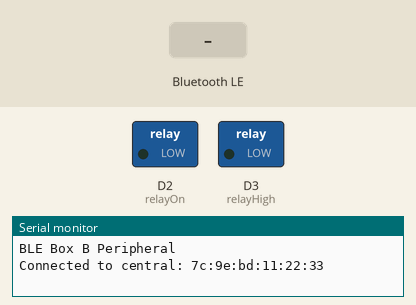
Simulated run of this sketch. Board: Arduino Nano 33 IoT. On the bench: switched loads named in the sketch (green lamp = pin HIGH), the last lines printed to the serial monitor. Inputs (shaded band) come from the test bench. Nothing arrives over Bluetooth unless stated; a phone connects over Bluetooth LE 3 s after start.

Above: at 3.8 s.
3.9 s: Bluetooth LE write "1" received
At 4.9 s:
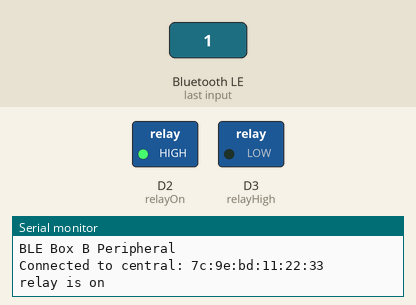
5.4 s: Bluetooth LE write "2" received
At 6.1 s:
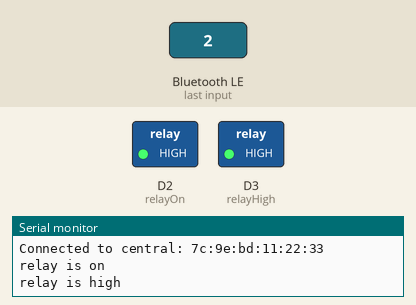
6.9 s: Bluetooth LE write "0" received
At 7.02 s:
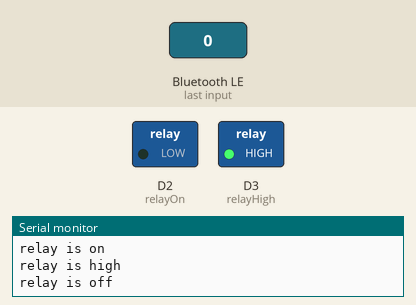
Timing chart, 0 to 9.9 s (numbered marks = the images above; inputs shaded):
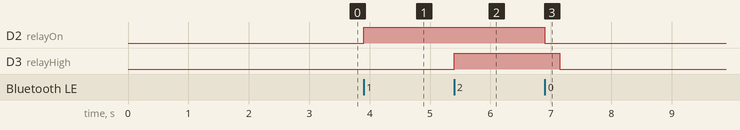

The sketch:

Relay_Peripheral.ino
```cpp
#include <ArduinoBLE.h>

//relay 1
//char* setupName = "Box_1";
//char* serialInfo = "BLE Box A Peripheral";
//char* serviceUUID = "17C55463-63CA-44B8-8268-2106F3487B7F";
//char* relayUUID = "A2492DEF-1AA4-41EA-AB67-CCB0765F076F";
//char* redUUID = "4C5E134B-85E6-4A25-AE26-4AB0EC29FC6E";
//char* greenUUID = "5516772C-1380-4876-B647-77B9188F6DB9";
//char* blueUUID = "98D873A2-D1CA-4F5B-B5AC-26925F3F0FF4";
//char* whiteUUID = "7C5343B2-1423-466C-939C-5A694C3BB765";

//relay 2
char* setupName = "Box_2";
char* serialInfo = "BLE Box B Peripheral";
char* serviceUUID = "BEEA1B66-8C67-459B-8BC4-1803FD4A2353";
char* relayUUID = "A7F36347-E5A3-40DA-A991-A50D7311FBBE";
char* redUUID = "D0832607-A4CE-4BE0-9DE3-8616B6FBD14C";
char* greenUUID = "0C6A8A55-5936-41A7-9399-83CA405D6DB1";
char* blueUUID = "E9240E9B-85FB-471B-8D0E-6BAD461B0F8C";
char* whiteUUID = "96948042-DBD7-41CC-A3A8-7D601886EDD3";

int relayOn = 2;
int relayHigh = 3;

bool isOn = false;
bool isHigh = false;

bool isVol = false;
bool isHighVol = false;

int delayVal = 250;

//Service and characteristics for acceleromter
BLEService relayService(serviceUUID); // BLE accelerometer Service
BLEIntCharacteristic relayChar(relayUUID, BLERead | BLEWrite); // BLE characteristic for
BLEIntCharacteristic redChar(redUUID, BLERead | BLEWrite); // BLE characteristic for
BLEIntCharacteristic greenChar(greenUUID, BLERead | BLEWrite); // BLE characteristic for
BLEIntCharacteristic blueChar(blueUUID, BLERead | BLEWrite); // BLE characteristic for
BLEIntCharacteristic whiteChar(whiteUUID, BLERead | BLEWrite); // BLE characteristic for

void setup() {

  Serial.begin(9600);
  //while (!Serial);

  pinMode(relayOn, OUTPUT);
  pinMode(relayHigh, OUTPUT);
  digitalWrite(relayOn, LOW);
  digitalWrite(relayHigh, LOW);

  // begin initialization for BLE
  if (!BLE.begin()) {
    Serial.println("starting BLE failed!");

    while (1);
  }

  // set advertised local name and service UUID:
  BLE.setLocalName(setupName);
  BLE.setAdvertisedService(serviceUUID);

  // add the characteristic to the service
  relayService.addCharacteristic(relayChar);
  relayService.addCharacteristic(redChar);
  relayService.addCharacteristic(blueChar);
  relayService.addCharacteristic(greenChar);
  relayService.addCharacteristic(whiteChar);

  Serial.println(serialInfo);

  BLE.addService(relayService);

  relayChar.writeValue(0);
  redChar.writeValue(0);
  blueChar.writeValue(0);
  greenChar.writeValue(0);
  whiteChar.writeValue(0);

  // start advertising
  BLE.advertise();
}

void loop() {

  BLEDevice central = BLE.central();

  // if a central is connected to peripheral:
  if (central) {
    Serial.print("Connected to central: ");
    // print the central's MAC address:
    Serial.println(central.address());

    // while the central is still connected to peripheral:
    while (central.connected()) {
      //Serial.println(central.connected());
      if (relayChar.written()) {
        //Serial.println("written");
        if (relayChar.value() == 0) {
          isVol = false;
          isHighVol = false;
        } else if (relayChar.value() == 1) {
          isVol = true;
          isHighVol = false;
        } else {
          isVol = true;
          isHighVol = true;
        }

        //turn on
        if(isVol && !isOn){
            digitalWrite(relayOn, HIGH);
            isOn = true;
            Serial.println("relay is on");
            delay(delayVal);}

        //turn off
        if(!isVol && isOn){
            digitalWrite(relayOn, LOW);
            isOn = false;
            Serial.println("relay is off");
            delay(delayVal);}

        //turn high
        if(isHighVol && !isHigh){
            digitalWrite(relayHigh, HIGH);
            isHigh = true;
            Serial.println("relay is high");
            delay(delayVal);}

        //turn low
        if(!isHighVol && isHigh){
            digitalWrite(relayHigh, LOW);
            isHigh = false;
            Serial.println("relay is low");
            delay(delayVal);}

      }
    }
  }

  //turn on
  //  digitalWrite(relayOn, HIGH);
  //  //turn high
  //  digitalWrite(relayHigh, HIGH);
  //  //turn low
  //  digitalWrite(relayHigh, LOW);
  //  //turn off
  //  digitalWrite(relayOn, LOW);
}
```

Measured:
- after the input at 3.9 s, D2 (relayOn): LOW → HIGH at once
- after the input at 5.4 s, D3 (relayHigh): LOW → HIGH at once
- after the input at 6.9 s, D2 (relayOn): HIGH → LOW at once; D3 (relayHigh): HIGH → LOW after 0.25 s
